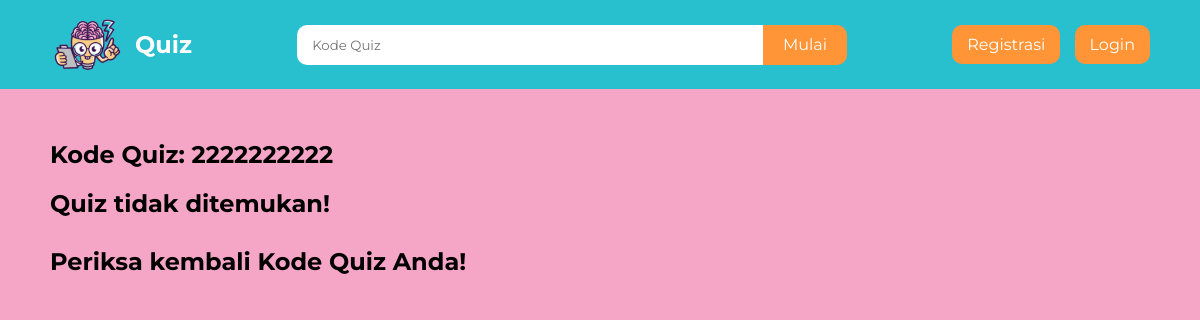
The page /start_quiz.php?kode_quiz=2222222222 on the database as committed earlier.
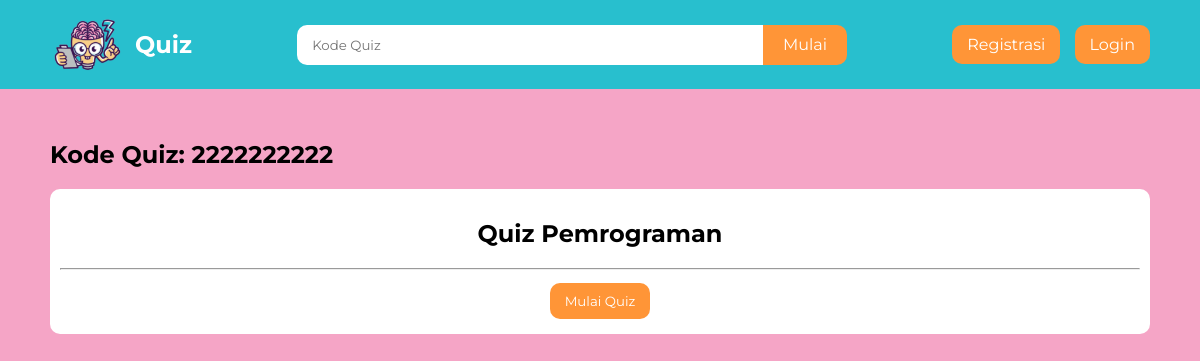
The same page on the database as committed later.
### tables this page shows
CREATE TABLE `quiz` (
  `id_quiz` int(11) NOT NULL,
  `nama_quiz` varchar(255) NOT NULL,
  `kode_quiz` char(10) NOT NULL,
  `soal_diacak` tinyint(1) NOT NULL,
  `tanggal_dibuat` datetime NOT NULL,
  `id_user` int(11) NOT NULL
);

### start_quiz.php (the view, shortened to what this page needs)
<?php
    require_once 'koneksi.php';
	$kode_quiz = $_GET['kode_quiz'];
	$data_quiz = mysqli_fetch_assoc(mysqli_query($koneksi, "SELECT * FROM quiz WHERE kode_quiz = '$kode_quiz'"));
?>
<html>
<head>
	<?php include_once 'head.php'; ?>
</head>
<body>
	<?php include_once 'navbar.php'; ?>
	<div class="container anti-navbar">
		<h2>Kode Quiz: <?= $kode_quiz; ?></h2>
		<?php if (($data_quiz) == false): ?>
			<h2>Quiz tidak ditemukan! <br><br> Periksa kembali Kode Quiz Anda!</h2>
		<?php else: ?>
			<div class="bg-quiz">
				<div class="row">
					<?php if (isset($_POST['btnSelesai'])): ?>
						<div class="col">
							<h2>Hasil dari Quiz <?= $data_quiz['nama_quiz']; ?></h2>
							<hr>
							<p>Jawaban Benar: <?= $total_jawaban_benar; ?></p>
							<p>Jawaban Salah: <?= $total_jawaban_salah; ?></p>
							<h3>Skor: <?= $total_jawaban_benar; ?>/<?= $total_soal; ?></h3>
							<a href="start_quiz.php?kode_quiz=<?= $data_quiz['kode_quiz']; ?>" class="button">Mulai Quiz Lagi</a>
						</div>
					<?php else: ?>
						<div class="col text-center">
							<h2>Quiz <?= $data_quiz['nama_quiz']; ?></h2>
							<hr>
							<button type="button" class="button" id="mulaiButton" onclick="mulaiQuiz()">Mulai Quiz</button>
						</div>
					<?php endif ?>
				</div>
			</div>
		<?php endif ?>
	</div>
</body>
</html>

Rows that differ between the two databases and show on the page:
added quiz: nama_quiz "Pemrograman"
Other text that changed with them:
text no longer shown: "Quiz tidak ditemukan! Periksa kembali Kode Quiz Anda!"
text now shown: "Quiz Mulai Quiz"
